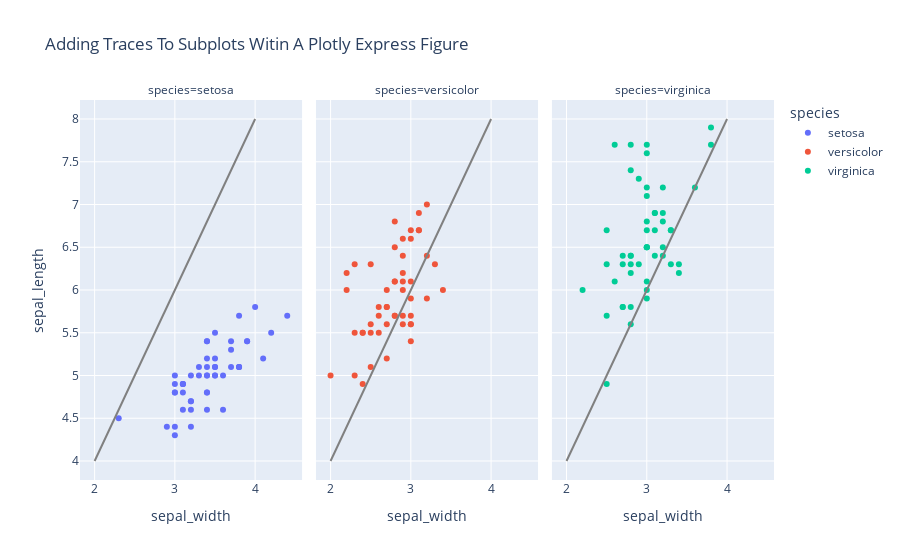

This figure's notebook cell:
### Code cell
df = px.data.iris()

fig = px.scatter(df, x="sepal_width", y="sepal_length", color="species", facet_col="species", 
                 title="Adding Traces To Subplots Witin A Plotly Express Figure")
reference_line = go.Scatter(x=[2, 4],
                            y=[4, 8],
                            mode="lines",
                            marker={'color':'gray'},
                            showlegend=False)
(fig.add_trace(reference_line, 1, 1)
 .add_trace(reference_line, 1, 2)
 .add_trace(reference_line, 1, 3)
)

### Figure 1 — Plotly figure (JSON) as saved in the notebook; plotly's stock layout.template omitted (floating-point values rounded to 4 significant figures)
{"data": [{"hovertemplate": "species=setosa<br>sepal_width=%{x}<br>sepal_length=%{y}<extra></extra>", "legendgroup": "setosa", "marker": {"color": "#636efa", "symbol": "circle"}, "mode": "markers", "name": "setosa", "showlegend": true, "type": "scatter", "x": [3.5, 3, 3.2, 3.1, 3.6, 3.9, 3.4, 3.4, 2.9, 3.1, 3.7, 3.4, 3, 3, 4, 4.4, 3.9, 3.5, 3.8, 3.8, 3.4, 3.7, 3.6, 3.3, 3.4, 3, 3.4, 3.5, 3.4, 3.2, 3.1, 3.4, 4.1, 4.2, 3.1, 3.2, 3.5, 3.1, 3, 3.4, 3.5, 2.3, 3.2, 3.5, 3.8, 3, 3.8, 3.2, 3.7, 3.3], "xaxis": "x", "y": [5.1, 4.9, 4.7, 4.6, 5, 5.4, 4.6, 5, 4.4, 4.9, 5.4, 4.8, 4.8, 4.3, 5.8, 5.7, 5.4, 5.1, 5.7, 5.1, 5.4, 5.1, 4.6, 5.1, 4.8, 5, 5, 5.2, 5.2, 4.7, 4.8, 5.4, 5.2, 5.5, 4.9, 5, 5.5, 4.9, 4.4, 5.1, 5, 4.5, 4.4, 5, 5.1, 4.8, 5.1, 4.6, 5.3, 5], "yaxis": "y"}, {"hovertemplate": "species=versicolor<br>sepal_width=%{x}<br>sepal_length=%{y}<extra></extra>", "legendgroup": "versicolor", "marker": {"color": "#EF553B", "symbol": "circle"}, "mode": "markers", "name": "versicolor", "showlegend": true, "type": "scatter", "x": [3.2, 3.2, 3.1, 2.3, 2.8, 2.8, 3.3, 2.4, 2.9, 2.7, 2, 3, 2.2, 2.9, 2.9, 3.1, 3, 2.7, 2.2, 2.5, 3.2, 2.8, 2.5, 2.8, 2.9, 3, 2.8, 3, 2.9, 2.6, 2.4, 2.4, 2.7, 2.7, 3, 3.4, 3.1, 2.3, 3, 2.5, 2.6, 3, 2.6, 2.3, 2.7, 3, 2.9, 2.9, 2.5, 2.8], "xaxis": "x2", "y": [7, 6.4, 6.9, 5.5, 6.5, 5.7, 6.3, 4.9, 6.6, 5.2, 5, 5.9, 6, 6.1, 5.6, 6.7, 5.6, 5.8, 6.2, 5.6, 5.9, 6.1, 6.3, 6.1, 6.4, 6.6, 6.8, 6.7, 6, 5.7, 5.5, 5.5, 5.8, 6, 5.4, 6, 6.7, 6.3, 5.6, 5.5, 5.5, 6.1, 5.8, 5, 5.6, 5.7, 5.7, 6.2, 5.1, 5.7], "yaxis": "y2"}, {"hovertemplate": "species=virginica<br>sepal_width=%{x}<br>sepal_length=%{y}<extra></extra>", "legendgroup": "virginica", "marker": {"color": "#00cc96", "symbol": "circle"}, "mode": "markers", "name": "virginica", "showlegend": true, "type": "scatter", "x": [3.3, 2.7, 3, 2.9, 3, 3, 2.5, 2.9, 2.5, 3.6, 3.2, 2.7, 3, 2.5, 2.8, 3.2, 3, 3.8, 2.6, 2.2, 3.2, 2.8, 2.8, 2.7, 3.3, 3.2, 2.8, 3, 2.8, 3, 2.8, 3.8, 2.8, 2.8, 2.6, 3, 3.4, 3.1, 3, 3.1, 3.1, 3.1, 2.7, 3.2, 3.3, 3, 2.5, 3, 3.4, 3], "xaxis": "x3", "y": [6.3, 5.8, 7.1, 6.3, 6.5, 7.6, 4.9, 7.3, 6.7, 7.2, 6.5, 6.4, 6.8, 5.7, 5.8, 6.4, 6.5, 7.7, 7.7, 6, 6.9, 5.6, 7.7, 6.3, 6.7, 7.2, 6.2, 6.1, 6.4, 7.2, 7.4, 7.9, 6.4, 6.3, 6.1, 7.7, 6.3, 6.4, 6, 6.9, 6.7, 6.9, 5.8, 6.8, 6.7, 6.7, 6.3, 6.5, 6.2, 5.9], "yaxis": "y3"}, {"marker": {"color": "gray"}, "mode": "lines", "showlegend": false, "type": "scatter", "x": [2, 4], "xaxis": "x", "y": [4, 8], "yaxis": "y"}, {"marker": {"color": "gray"}, "mode": "lines", "showlegend": false, "type": "scatter", "x": [2, 4], "xaxis": "x2", "y": [4, 8], "yaxis": "y2"}, {"marker": {"color": "gray"}, "mode": "lines", "showlegend": false, "type": "scatter", "x": [2, 4], "xaxis": "x3", "y": [4, 8], "yaxis": "y3"}], "layout": {"annotations": [{"font": {}, "showarrow": false, "text": "species=setosa", "x": 0.16, "xanchor": "center", "xref": "paper", "y": 1, "yanchor": "bottom", "yref": "paper"}, {"font": {}, "showarrow": false, "text": "species=versicolor", "x": 0.5, "xanchor": "center", "xref": "paper", "y": 1, "yanchor": "bottom", "yref": "paper"}, {"font": {}, "showarrow": false, "text": "species=virginica", "x": 0.84, "xanchor": "center", "xref": "paper", "y": 1, "yanchor": "bottom", "yref": "paper"}], "autosize": true, "legend": {"title": {"text": "species"}, "tracegroupgap": 0}, "title": {"text": "Adding Traces To Subplots Witin A Plotly Express Figure"}, "xaxis": {"anchor": "y", "autorange": true, "domain": [0, 0.32], "range": [1.869, 4.557], "title": {"text": "sepal_width"}, "type": "linear"}, "xaxis2": {"anchor": "y2", "autorange": true, "domain": [0.34, 0.66], "matches": "x", "range": [1.869, 4.557], "title": {"text": "sepal_width"}, "type": "linear"}, "xaxis3": {"anchor": "y3", "autorange": true, "domain": [0.68, 1.0], "matches": "x", "range": [1.869, 4.557], "title": {"text": "sepal_width"}, "type": "linear"}, "yaxis": {"anchor": "x", "autorange": true, "domain": [0, 1], "range": [3.778, 8.222], "title": {"text": "sepal_length"}, "type": "linear"}, "yaxis2": {"anchor": "x2", "autorange": true, "domain": [0, 1], "matches": "y", "range": [3.778, 8.222], "showticklabels": false, "type": "linear"}, "yaxis3": {"anchor": "x3", "autorange": true, "domain": [0, 1], "matches": "y", "range": [3.778, 8.222], "showticklabels": false, "type": "linear"}}}
